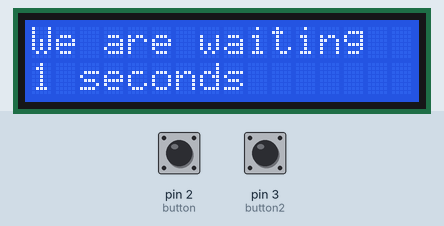
A sketch run on a simulated Arduino Uno, built with avr-gcc and run on an emulated ATmega328P. Parts: 16×2 character LCD. The test bench sets the inputs (shaded band); at power-on: pin 2 (button) LOW, pin 3 (button2) LOW.

Above: at 1.2 s.
1.3 s: pin 2 (button) pulled HIGH for 0.15 s
At 1.7 s:
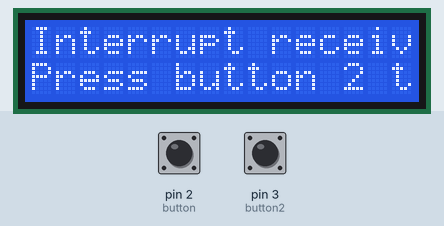
2.9 s: pin 3 (button2) pulled HIGH for 0.15 s
At 3.05 s:
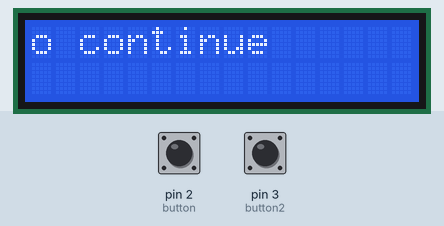
6.0 s: pin 2 (button) pulled HIGH for 1 s
At 6.8 s:
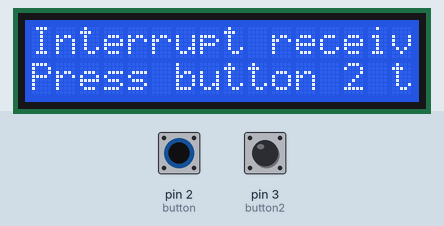
10.0 s: pin 3 (button2) pulled HIGH for 1 s
At 10.15 s:
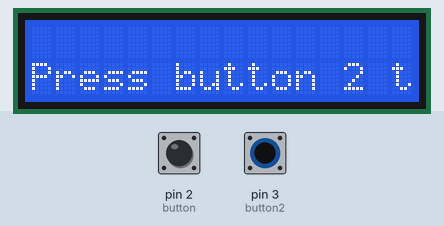
14.0 s: pin 2 (button) pulled HIGH for 0.15 s
At 15.4 s:
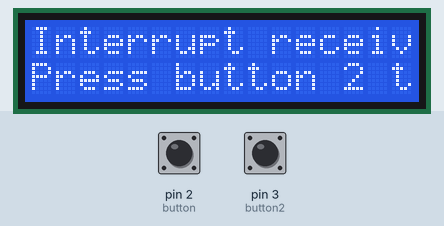
17.1 s: pin 3 (button2) pulled HIGH for 0.15 s
At 20.6 s:
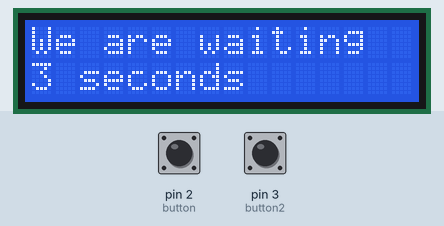
Timing chart, 0 to 22.1 s (numbered marks = the images above; inputs shaded):
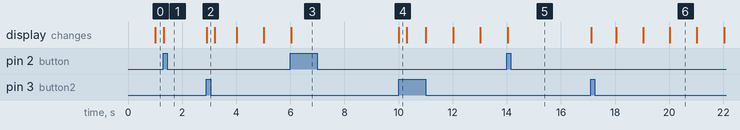

The sketch:

mgirek2lab8.ino
```cpp
// Name: Maciej Girek
// Lab: Lab 8 - Interrupts
// Monday @ 1 pm
// Description: Write a program for the arduino that utilizes interrupts.
// Included :
//Arduino Uno
//220 ohm resistors
// buttonPin x 2
//hook-up wires
//breadboard
// LCD Display
// References :
//http://arduino.cc/en/Reference/attachInterrupt
//https://www.arduino.cc/en/Reference/Millis


#include <LiquidCrystal.h>

// initialize the library by associating any needed LCD interface pin
// with the arduino pin number it is connected to

const int button = 2;
const int button2 = 3;
unsigned long time;
unsigned long elapsedTime;
unsigned long currTime;
bool buttonPressed = false;
LiquidCrystal lcd(12, 11, 8, 7, 6, 5);

void setup() {
  // set up the LCD's number of columns and rows:
  lcd.begin(16, 2);
  lcd.clear();
  pinMode(button,INPUT);
  pinMode(button2,INPUT);
  attachInterrupt(digitalPinToInterrupt(button),firstButtonPressed, RISING);
  attachInterrupt(digitalPinToInterrupt(button2),secondsondButtonPressed, RISING);
}


void loop() {
  // set the cursor to column 0, line 1
  // (note: line 1 is the secondsond row, since counting begins with 0):
  lcd.setCursor(0, 0);
  time = millis() / 1000;
  currTime = time - elapsedTime;
  if(buttonPressed == false) {
    display();
    }
    else{

  lcd.clear();
  lcd.print("Interrupt received!");
  lcd.setCursor(0,1);
  lcd.print("Press button 2 to continue");}
}

void display() {
  lcd.clear();
  lcd.print("We are waiting");
  lcd.setCursor(0,1);
  lcd.print(currTime);
  lcd.print(" seconds");
 }

 void firstButtonPressed() {
  buttonPressed = true;
 }
 void secondsondButtonPressed() {
  if(buttonPressed == true) {
    lcd.clear();
    elapsedTime = time;
    currTime = time - elapsedTime;
    buttonPressed = false;
      }
    }
```

Measured:
- after the input at 1.3 s, the display: changes at once (image 1)
- after the input at 2.9 s, the display: changes at once (image 2)
- after the input at 6.0 s, the display: changes at once (image 3)
- after the input at 10.0 s, the display: changes at once (image 4)
- after the input at 14.0 s, the display: changes at once (image 5)
- after the input at 17.1 s, the display: first changes at once (image 6 shows a later state)
